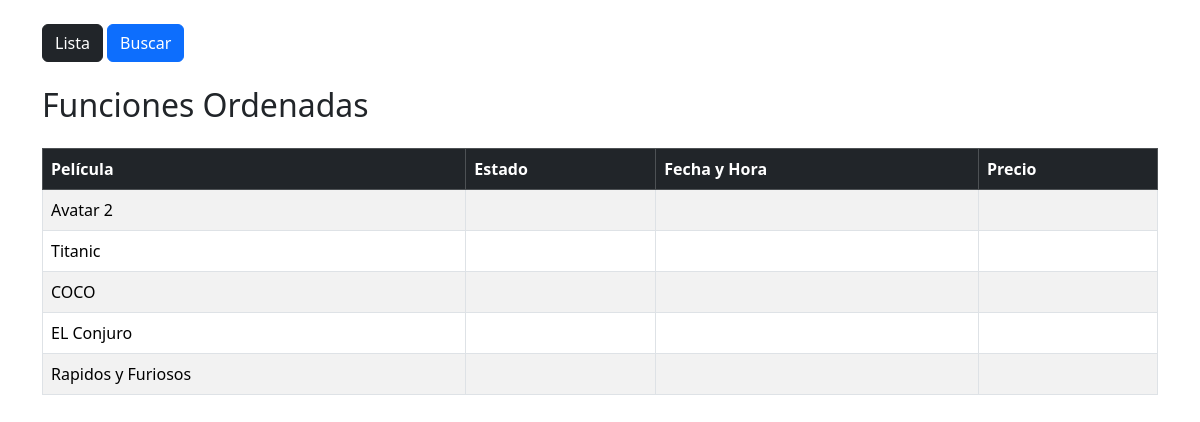
/funciones/orden-mixto/, run on an earlier commit of the app's database.
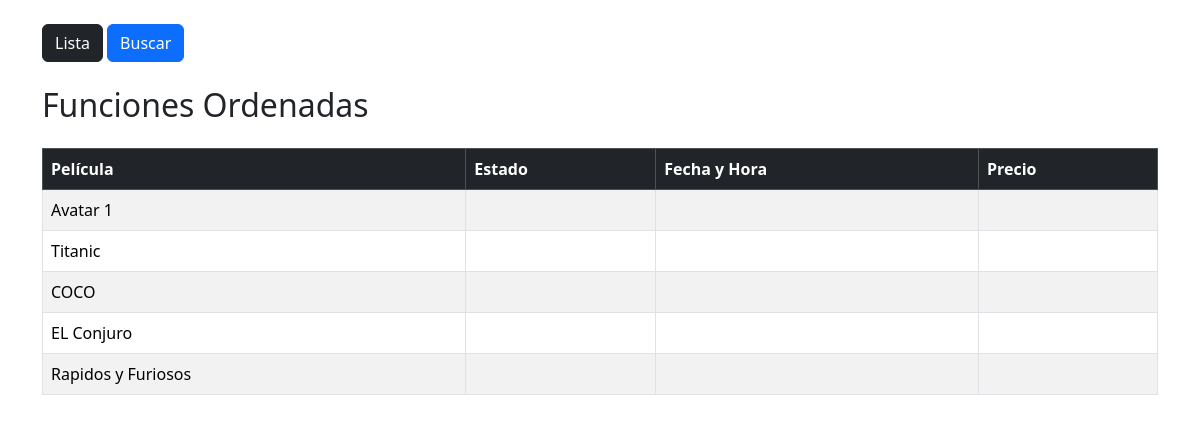
And on a later commit of the database.
### cine/models.py (models this page shows, shortened)
class Funcion(models.Model):
    pelicula = models.ForeignKey(Pelicula, on_delete=models.CASCADE)
    horario = models.TimeField()

class Pelicula(models.Model):
    titulo = models.CharField(max_length=100)

### cine/views.py (the view)
# urls.py: path('funciones/orden-mixto/', views.funciones_orden_mixto, name='funciones_orden_mixto'),
def funciones_orden_mixto(request):
    funciones = Funcion.objects.all().order_by("-horario")
    return render(request, "cine/funciones_orden_mixto.html", {"funciones": funciones})

### cine/templates/cine/funciones_orden_mixto.html
{% extends "cine/base.html" %}
{% block content %}
<h2 class="mb-4">Funciones Ordenadas</h2>
<table class="table table-striped table-bordered">
    <thead class="table-dark">
        <tr>
            <th>Película</th>
            <th>Estado</th>
            <th>Fecha y Hora</th>
            <th>Precio</th>
        </tr>
    </thead>
    <tbody>
        {% for f in funciones %}
        <tr>
            <td>{{ f.pelicula.titulo }}</td>
            <td>{{ f.estado }}</td>
            <td>{{ f.fecha_hora }}</td>
            <td>{{ f.precio }}</td>
        </tr>
        {% empty %}
        <tr>
            <td colspan="4" class="text-center">No hay funciones registradas</td>
        </tr>
        {% endfor %}
    </tbody>
</table>
{% endblock %}

### cine/templates/cine/base.html (shortened to what this page needs)
<!DOCTYPE html>
<html>
<head>
    <link href="https://cdn.jsdelivr.net/npm/bootstrap@5.3.2/dist/css/bootstrap.min.css" rel="stylesheet">
</head>
<body>
<div class="container mt-4">
    <nav class="mb-4">
        <a href="/" class="btn btn-dark">Lista</a>
        <a href="/peliculas/unica/" class="btn btn-primary">Buscar</a>
    </nav>
    {% block content %}
    {% endblock %}
</div>
</body>
</html>

What changed in the data, as far as the page shows it:
changed through a linked row, Funcion: pelicula.titulo "Avatar 2" → "Avatar 1"
